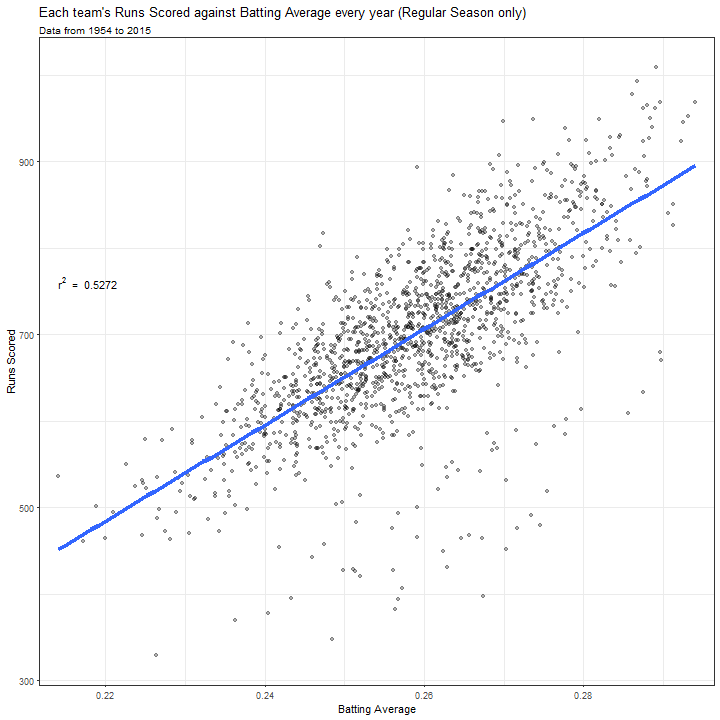

Write the R code that produced this figure.
library(Lahman)
library(tidyr)
library(dplyr)
library(ggplot2)

data("Teams")
data("Batting")

# HBP recorded from 1884, SF recorded from 1954
hbp_sf <- Batting %>% 
    group_by(yearID, lgID, teamID) %>% 
    summarise(HBP = sum(HBP, na.rm = TRUE),
              SF = sum(SF, na.rm = TRUE))

# Only include team batting data from 1954 onwards
teams_batting <- Teams %>% 
    filter(yearID >= 1954) %>% 
    select(yearID:L, R:CS, name) %>%                           
    left_join(hbp_sf, by = c("yearID", "lgID", "teamID")) %>%   # insert tallied HBP and SF
    droplevels() %>%                                            # drop unused factor levels
    group_by(yearID, lgID, teamID) %>% 
    # calculate triple slash stats (Batting Average, On-Base Percentage & Slugging Percentage)
    mutate(BA = H/AB,
           OBP = (H + BB + HBP)/(AB + BB + HBP + SF),
           SLG = (H + X2B + 2*X3B + 3*HR)/AB)

# separate yearID by decade, and give appropriate labels
teams_batting$decade <- cut(teams_batting$yearID, breaks = seq(1950, 2020, by = 10))
levels(teams_batting$decade) <- c("1950s", "1960s", "1970s", "1980s", 
                                  "1990s", "2000s", "2010s")

# create a linear model and obtain the R-squared coefficient
# store the R-squared
ba_model <- lm(R ~ BA, data = teams_batting)
ba_rsq <- substitute(r^2~~"="~~rsq, 
                      list(rsq = format(summary(ba_model)$r.squared, digits = 4))) %>% 
    as.expression() %>% 
    as.character()

# plot Runs against Batting Average with R-squared coefficient
png("RunsBA.png", width = 720, height = 720)
ggplot(teams_batting, aes(x = BA, y = R)) +
    geom_point(alpha = 0.3) +
    geom_smooth(method = "lm", size = 1.5, se = FALSE) +
    scale_x_continuous(expand = c(0.03,0)) +
    annotate("text", x = quantile(teams_batting$BA)[1], 
              y = quantile(teams_batting$R)[4], 
              hjust = 0, label = ba_rsq, parse = TRUE) +
    labs(title = "Each team's Runs Scored against Batting Average every year", 
         subtitle = "Data from 1954 to 2015 (Regular Season Only)", 
         x = "Batting Average", y = "Runs Scored") +
    theme_bw()
dev.off()

# plot Runs against BA per decade (faceted)
png("RunsBA-decade.png", width = 720, height = 960)
ggplot(teams_batting, aes(x = BA, y = R, color = decade)) +
    geom_point(alpha = 0.3) +
    geom_smooth(method = "lm", size = 1, se = FALSE) +
    scale_x_continuous(expand = c(0.03,0), breaks = seq(0.22,0.30,0.01)) +
    facet_wrap(~ decade, ncol = 2, dir = "v") +
    labs(title = "Each team's Runs Scored against Batting Average every year", 
         subtitle = "Data from 1954 to 2015 (Regular Season Only)", 
         x = "Batting Average", y = "Runs Scored") +
    theme_bw() +
    theme(legend.position = "none")
dev.off()
